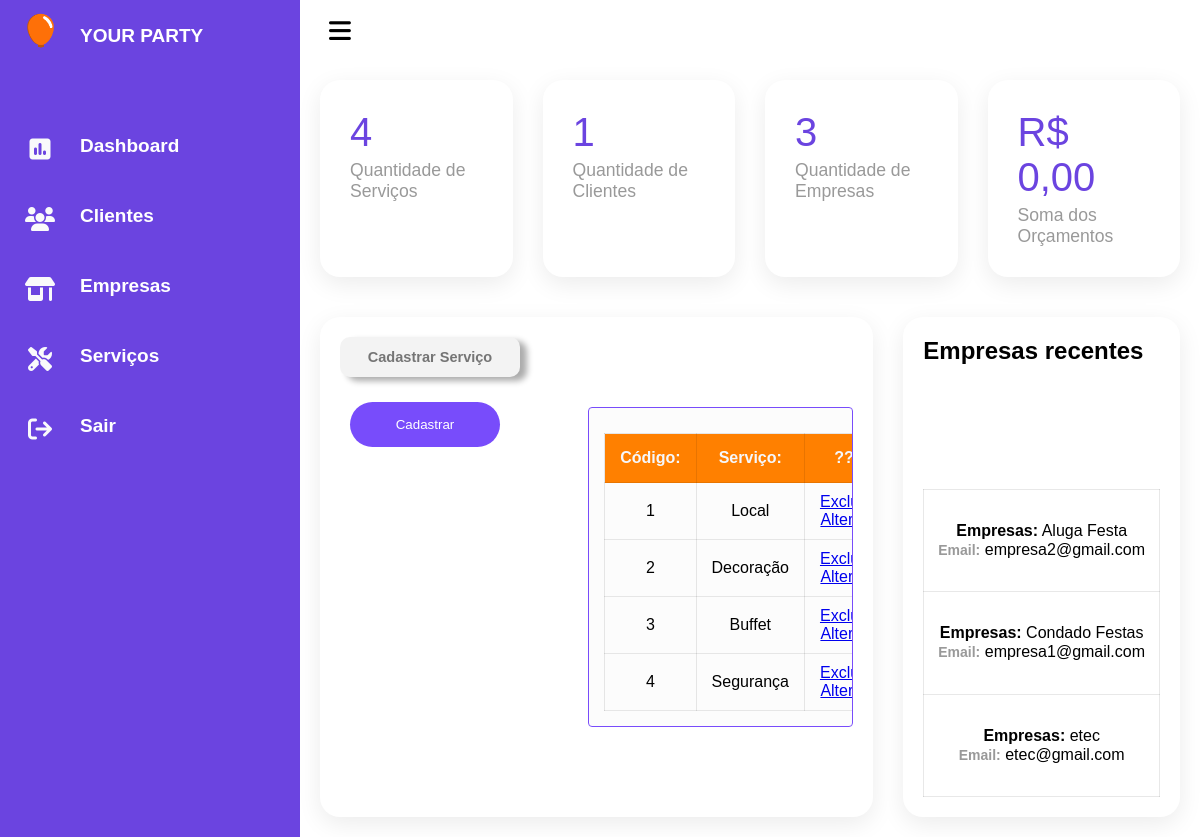
The page /Adm/Servicos.php on the database its author committed.
### tables this page shows
CREATE TABLE `tbservico` (
  `idServico` int(11) NOT NULL,
  `nomeServico` varchar(80) NOT NULL
);

CREATE TABLE `tbempresa` (
  `idEmpresa` int(11) NOT NULL,
  `nomeEmpresa` varchar(80) NOT NULL,
  `cnpjEmpresa` varchar(30) NOT NULL,
  `enderecoEmpresa` varchar(80) NOT NULL,
  `numeroEmpresa` varchar(10) NOT NULL,
  `cidadeEmpresa` varchar(80) NOT NULL,
  `bairroEmpresa` varchar(80) NOT NULL,
  `cepEmpresa` varchar(20) NOT NULL,
  `estadoEmpresa` varchar(80) NOT NULL,
  `fotoEmpresa` varchar(200) NOT NULL,
  `emailEmpresa` varchar(100) NOT NULL,
  `senhaEmpresa` varchar(100) NOT NULL
);

### Adm/Servicos.php (the view, shortened to what this page needs)
<?php
    include("Conexao.php");
    $stmt = $pdo->prepare("SELECT count(idCliente) FROM tbCliente");
	$stmt ->execute();
    $row = $stmt ->fetch(PDO::FETCH_NUM);
    $stmt2 = $pdo->prepare("SELECT count(idServico) FROM tbServico");
	$stmt2 ->execute();
    $row2 = $stmt2 ->fetch(PDO::FETCH_NUM);
    $stmt3 = $pdo->prepare("SELECT count(idEmpresa) FROM tbEmpresa");
	$stmt3 ->execute();
    $row3 = $stmt3 ->fetch(PDO::FETCH_NUM);
    $stmt4 = $pdo->prepare("SELECT sum(valorOrcamentoEvento) FROM tborcamentoevento");
	$stmt4 ->execute();
    $row4 = $stmt4 ->fetch(PDO::FETCH_NUM);
?>
<!DOCTYPE html>
<html lang="pt-br">
<head>
    <link rel="stylesheet" href="assets/css/style.css">
    <link rel="stylesheet" href="https://cdnjs.cloudflare.com/ajax/libs/font-awesome/5.15.1/css/all.min.css" />
    <link rel="stylesheet" href="https://cdnjs.cloudflare.com/ajax/libs/font-awesome/5.15.4/css/all.min.css">
    <link rel="stylesheet" href="https://cdnjs.cloudflare.com/ajax/libs/font-awesome/6.1.1/css/all.min.css" />
    <link rel="stylesheet" href="https://unpkg.com/swiper/swiper-bundle.min.css" />
    <link rel="stylesheet" href="https://cdn.jsdelivr.net/npm/boxicons@latest/css/boxicons.min.css">
</head>
<body>
    <div class="container">
        <div class="navigation">
            <ul>
                <li>
                    <a href="#">
                        <div class="icon">
                            <img src="../privateWork/pages/dashboard/assets/img/balão.png" width="35px" heigh="35px">
                        </div>
                        <span class="title">YOUR PARTY</span>
                    </a>
                </li>
                <li>
                    <a href="./index-adm.php">
                        <span class="icon">
                            <i class="fa-solid fa-square-poll-vertical"></i>
                        </span>
                        <span class="title">Dashboard</span>
                    </a>
                </li>
                <li>
                    <a href="./Cliente.php">
                        <span class="icon">
                            <i class="fa-solid fa-users"></i>
                        </span>
                        <span class="title">Clientes
                        </span>
                    </a>
                </li>
                <li>
                    <a href="./Empresa.php">
                        <span class="icon">
                            <i class="fa-solid fa-shop"></i>
                        </span>
                        <span class="title">
                            Empresas
                        </span>
                    </a>
                </li>
                <li>
                    <a href="./Servicos.php">
                        <span class="icon">
                            <i class="fa-solid fa-screwdriver-wrench"></i>
                        </span>
                        <span class="title">
                            Serviços
                        </span>
                    </a>
                </li>
                <li>
                    <a href="./index.php">
                        <span class="icon">
                            <i class="fa fa-sign-out" aria-hidden="true"></i>
                        </span>
                        <span class="title">Sair</span>
                    </a>
                </li>
            </ul>
        </div>
        <div class="main">
            <div class="topbar">
                <div class="toggle">
                    <i class="fa-solid fa-bars"></i>
                </div>
            </div>
            <div class="cardBox">
            <div class="card">
                    <div>
                        <div class="numbers"><?php echo $row2[0] ?></div>
                        <div class="cardName">Quantidade de Serviços</div>
                    </div>
                </div>
                <div class="card">
                    <div>
                        <div class="numbers"><?php echo $row[0] ?></div>
                        <div class="cardName">Quantidade de Clientes</div>
                    </div>
                </div>
                <div class="card">
                    <div>
                        <div class="numbers"> <?php echo $row3[0]?></div>
                        <div class="cardName">Quantidade de Empresas</div>
                    </div>
                </div>
                <div class="card">
                    <div>
                        <div class="numbers">R$ <?php echo number_format($row4[0], 2, ",", ".") ?></div>
                        <div class="cardName">Soma dos Orçamentos</div>
                    </div>
                </div>
            </div>
            <div class="details">
                <div class="recentOrders">
                    <div class="cardHeader">
                    <div>
                        <form action="./crud/servico-inserir.php" method="post">
                            <input type="text" name="txServico" id="txServico" placeholder="Cadastrar Serviço" value="<?php echo @$_GET['servico'];?>">
                            <button type="submit">
                                Cadastrar
                            </button>
                        </form>
                    </div>
                    <div class="table_responsive">
            <table>
                <thead>
                    <tr>
                        <th> Código: </th>
                        <th> Serviço: </th>
                        <th> ?? </th>
                    </tr>
                </thead>
                <tbody>
                    <?php
                     $stmt5 = $pdo->prepare("SELECT * FROM tbServico");
                     $stmt5 ->execute();
                    while($row5 = $stmt5 ->fetch(PDO::FETCH_BOTH)) { ?>
                        <tr>
                            <td> <?php echo $row5[0] ?> </td>
                            <td> <?php echo $row5[1] ?> </td>
                            <td>
                                <?php echo "<a href='./crud/servico-excluir.php?id=$row5[0]'>Excluir</a>" ?>
                                <?php echo "<a href='./crud/servico-alteracao.php'>Alterar</a>" ?>
                            </td>
                        </tr>
                    <?php } ?>
                </tbody>
            </table>
        </div>
                    </div>
                </div>
                <div class="recentCustomers">
                    <div class="cardHeader">
                        <h2>Empresas recentes</h2>
                    </div>
                    <table>
                    <?php
                        $stmt5 = $pdo->prepare("SELECT nomeEmpresa,emailEmpresa FROM tbEmpresa
                        ORDER BY idEmpresa DESC");
						$stmt5 ->execute();
                        while($row5 = $stmt5 ->fetch(PDO::FETCH_BOTH)){
                            echo ('<tr>');
                                echo '<td>';
                                    echo '<b><h4>Empresas:</b> '. $row5[0]. '<br> <b><span>Email:</b> '. $row5[1].'</span></h4>';
                                echo '</td>';
                            echo ('</tr>');
						}
                    ?>
                    </table>
                </div>
            </div>
        </div>
    </div>
</body>
</html>

### rows shown on the page
tbservico: idServico "1", nomeServico "Local"
tbservico: idServico "2", nomeServico "Decoração"
tbservico: idServico "3", nomeServico "Buffet"
tbservico: idServico "4", nomeServico "Segurança"
tbempresa: nomeEmpresa "Aluga Festa", emailEmpresa "empresa2@gmail.com"
tbempresa: nomeEmpresa "Condado Festas", emailEmpresa "empresa1@gmail.com"
tbempresa: nomeEmpresa "etec", emailEmpresa "etec@gmail.com"

### other values the page prints
$row2[0] "4"
$row[0] "1"
$row3[0] "3"
$row4[0] "0,00"
